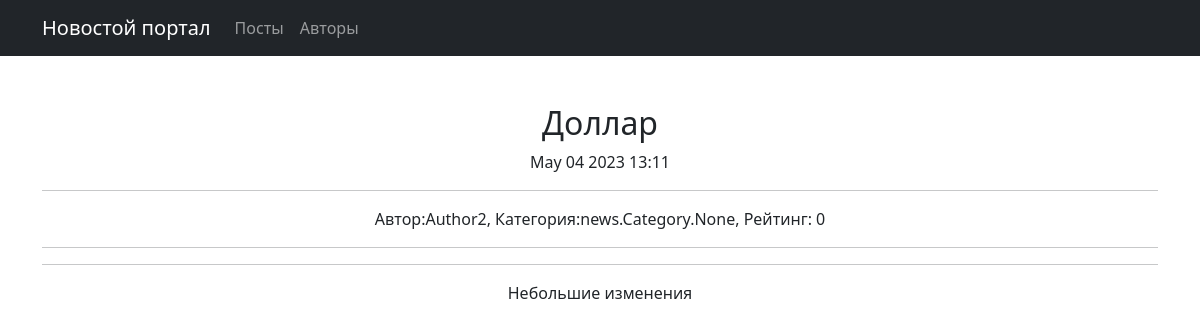
The app's page /post/2, older data.
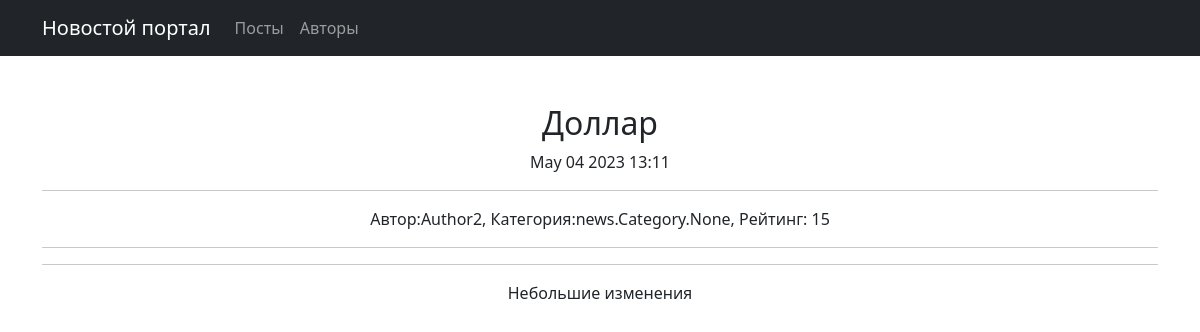
The same page, newer data.
### news/models.py (models this page shows, shortened)
class Post(models.Model):
    POSTS = [
        ("art", "Статья"),
        ("nws", "Новость")
    ]
    author = models.ForeignKey(Author, on_delete=models.CASCADE)
    title = models.CharField(max_length=255)
    post = models.CharField(max_length=3, choices=POSTS, default="nws")
    time_post = models.DateTimeField(default=timezone.now)
    category = models.ManyToManyField(Category, through='PostCategory')
    text = models.TextField()
    rate = models.IntegerField(default=0)

class Author(models.Model):
    user = models.OneToOneField(User, on_delete=models.CASCADE)
    rate = models.IntegerField(default=0)

### news/views.py (the view)
# urls.py: path('post/<int:pk>', NewsN.as_view(), name='post_detail'),
class NewsN(DetailView):
    model = Post
    template_name = 'newsn.html'
    context_object_name = 'newsn'

### news/templatetags/custom_filters.py (called while the page is built)
@register.filter()
def cenz(text):
    for i in text.split():
        if i.lower() in swear_word:
            text = text.replace(i, f'***{i[0]}***')
    return text

### templates/newsn.html
{% extends 'flatpages/default.html' %}
{% load custom_filters %}!
{% block title%}
<h2>{{newsn.title|cenz}}</h2>
{{newsn.time_post|date:'M d Y G:i'}}
<hr>
Автор:{{newsn.author.user}}, Категория:{{object.category}}, Рейтинг: {{newsn.rate}}
<hr>
{% endblock title %}
{% block content %}
<hr>
{{newsn.text|cenz}}
{% endblock content %}

Row changes from the older to the newer data that the page shows:
changed Post "Доллар": rate "0" → "15"
